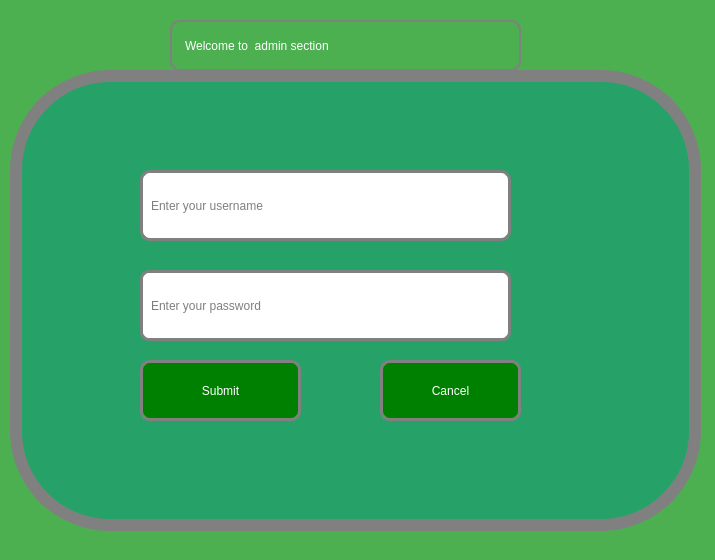
<?xml version="1.0" encoding="UTF-8"?>
<ui version="4.0">
 <class>Admin</class>
 <widget class="QDialog" name="Admin">
  <property name="geometry">
   <rect>
    <x>0</x>
    <y>0</y>
    <width>715</width>
    <height>560</height>
   </rect>
  </property>
  <property name="windowTitle">
   <string> The Rose Garden Nursery  System 1.0</string>
  </property>
  <property name="styleSheet">
   <string notr="true">QDialog {

background-color: #4CAF50;
}</string>
  </property>
  <widget class="QGroupBox" name="loginBox">
   <property name="geometry">
    <rect>
     <x>10</x>
     <y>70</y>
     <width>691</width>
     <height>461</height>
    </rect>
   </property>
   <property name="styleSheet">
    <string notr="true"> 
 
QGroupBox {

background-color: rgb(38, 162, 105);
font: 700 12pt;
color: rgb(255, 255, 255);
border:12px solid gray;
border-radius: 100px;
background-image: url(:/images/beauty.png);
 

}

 QLineEdit {
  border:3px solid gray;
  
  
  background: rgb(255, 255, 255);
  font: 700 12pt ;
  color: rgb(0, 0, 0);;
}</string>
   </property>
   <property name="title">
    <string/>
   </property>
   <widget class="QPushButton" name="btn_Cancel_admin_login">
    <property name="geometry">
     <rect>
      <x>370</x>
      <y>290</y>
      <width>141</width>
      <height>61</height>
     </rect>
    </property>
    <property name="styleSheet">
     <string notr="true"> QPushButton {
  border:3px solid gray;
  border-radius: 10px;
  padding: 0 8px;
  background: green;
 font: 700 12pt ;
 color: rgb(255, 255, 255);

}</string>
    </property>
    <property name="text">
     <string>Cancel</string>
    </property>
   </widget>
   <widget class="QPushButton" name="pushButton_login">
    <property name="geometry">
     <rect>
      <x>130</x>
      <y>290</y>
      <width>161</width>
      <height>61</height>
     </rect>
    </property>
    <property name="styleSheet">
     <string notr="true"> 

 QPushButton {
  border:3px solid gray;
  border-radius: 10px;
  padding: 0 8px;
  background: green;
 font: 700 12pt ;
 color: rgb(255, 255, 255);

}</string>
    </property>
    <property name="text">
     <string>Submit</string>
    </property>
   </widget>
   <widget class="QLineEdit" name="lineEdit_password">
    <property name="geometry">
     <rect>
      <x>130</x>
      <y>200</y>
      <width>371</width>
      <height>71</height>
     </rect>
    </property>
    <property name="styleSheet">
     <string notr="true">
 QLineEdit {
  border:3px solid gray;
  border-radius: 9px;
  padding: 6px 6px;
  background: rgb(255, 255, 255);
  font: 700 12pt ;
  color: rgb(0, 0, 0);;
}</string>
    </property>
    <property name="echoMode">
     <enum>QLineEdit::Password</enum>
    </property>
    <property name="placeholderText">
     <string>Enter your password</string>
    </property>
   </widget>
   <widget class="QLineEdit" name="lineEdit_username">
    <property name="geometry">
     <rect>
      <x>130</x>
      <y>100</y>
      <width>371</width>
      <height>71</height>
     </rect>
    </property>
    <property name="styleSheet">
     <string notr="true"> QLineEdit {
  border:3px solid gray;
  border-radius: 10px;
  padding: 6px 6px;
  background: rgb(255, 255, 255);
  font: 700 12pt ;
  color: rgb(0, 0, 0);;
}</string>
    </property>
    <property name="echoMode">
     <enum>QLineEdit::Normal</enum>
    </property>
    <property name="placeholderText">
     <string>Enter your username</string>
    </property>
   </widget>
  </widget>
  <widget class="QLabel" name="label">
   <property name="geometry">
    <rect>
     <x>170</x>
     <y>20</y>
     <width>351</width>
     <height>51</height>
    </rect>
   </property>
   <property name="styleSheet">
    <string notr="true">
 QLabel {
  color: rgb(255, 255, 255);
  font: 500 12pt &quot;Ubuntu&quot;;
  border:2px solid gray;
  border-radius: 10px;
  padding: 0 10px;
  
}</string>
   </property>
   <property name="text">
    <string>Welcome to  admin section</string>
   </property>
  </widget>
 </widget>
 <resources/>
 <connections/>
</ui>
